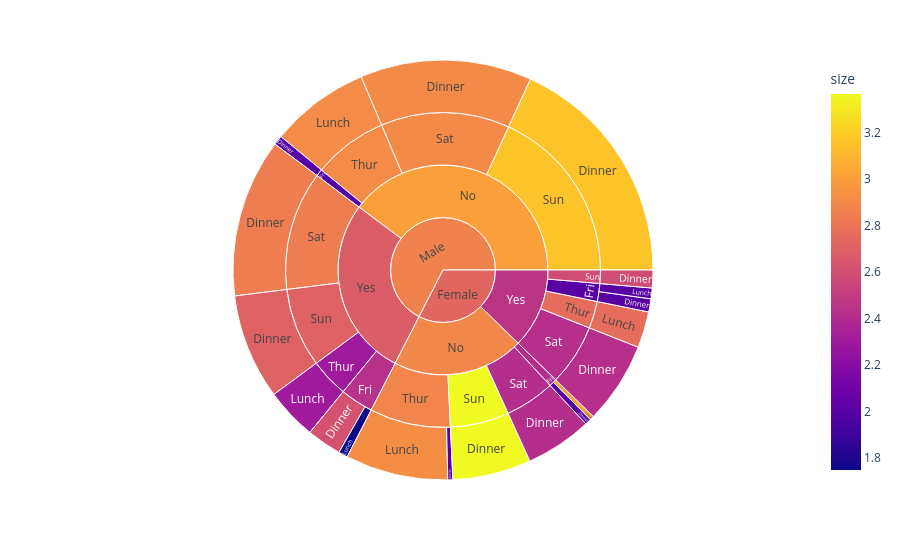

This figure's notebook cell:
### Code cell
px.sunburst(tips,path=['sex','smoker','day','time'],values='total_bill',color='size')

### Figure 1 — Plotly figure (JSON) as saved in the notebook; plotly's stock layout.template omitted (floating-point values rounded to 4 significant figures)
{"data": [{"branchvalues": "total", "customdata": [[3.365], [3.159], [2.908], [2.421], [2.844], [2.427], [2.914], [2.312], [2.927], [2.621], [2.0], [2.0], [2.0], [2.59], [2.703], [2.763], [1.749], [2.0], [3.0], [2.0], [3.365], [3.159], [2.908], [2.421], [2.844], [2.427], [2.914], [2.312], [2.884], [2.439], [2.0], [2.0], [2.413], [2.59], [2.703], [2.763], [2.892], [3.007], [2.676], [2.457], [2.728], [2.871]], "domain": {"x": [0, 1], "y": [0, 1]}, "hovertemplate": "labels=%{label}<br>total_bill=%{value}<br>parent=%{parent}<br>id=%{id}<br>size=%{color}<extra></extra>", "ids": ["Female/No/Sun/Dinner", "Male/No/Sun/Dinner", "Male/No/Sat/Dinner", "Female/No/Sat/Dinner", "Male/Yes/Sat/Dinner", "Female/Yes/Sat/Dinner", "Male/No/Thur/Lunch", "Male/Yes/Thur/Lunch", "Female/No/Thur/Lunch", "Male/Yes/Fri/Dinner", "Male/No/Fri/Dinner", "Female/Yes/Fri/Dinner", "Female/No/Fri/Dinner", "Female/Yes/Sun/Dinner", "Male/Yes/Sun/Dinner", "Female/Yes/Thur/Lunch", "Male/Yes/Fri/Lunch", "Female/Yes/Fri/Lunch", "Female/No/Fri/Lunch", "Female/No/Thur/Dinner", "Female/No/Sun", "Male/No/Sun", "Male/No/Sat", "Female/No/Sat", "Male/Yes/Sat", "Female/Yes/Sat", "Male/No/Thur", "Male/Yes/Thur", "Female/No/Thur", "Male/Yes/Fri", "Male/No/Fri", "Female/Yes/Fri", "Female/No/Fri", "Female/Yes/Sun", "Male/Yes/Sun", "Female/Yes/Thur", "Female/No", "Male/No", "Male/Yes", "Female/Yes", "Female", "Male"], "labels": ["Dinner", "Dinner", "Dinner", "Dinner", "Dinner", "Dinner", "Lunch", "Lunch", "Lunch", "Dinner", "Dinner", "Dinner", "Dinner", "Dinner", "Dinner", "Lunch", "Lunch", "Lunch", "Lunch", "Dinner", "Sun", "Sun", "Sat", "Sat", "Sat", "Sat", "Thur", "Thur", "Thur", "Fri", "Fri", "Fri", "Fri", "Sun", "Sun", "Thur", "No", "No", "Yes", "Yes", "Female", "Male"], "marker": {"coloraxis": "coloraxis", "colors": [3.365, 3.159, 2.908, 2.421, 2.844, 2.427, 2.914, 2.312, 2.927, 2.621, 2.0, 2.0, 2.0, 2.59, 2.703, 2.763, 1.749, 2.0, 3.0, 2.0, 3.365, 3.159, 2.908, 2.421, 2.844, 2.427, 2.914, 2.312, 2.884, 2.439, 2.0, 2.0, 2.413, 2.59, 2.703, 2.763, 2.892, 3.007, 2.676, 2.457, 2.728, 2.871]}, "name": "", "parents": ["Female/No/Sun", "Male/No/Sun", "Male/No/Sat", "Female/No/Sat", "Male/Yes/Sat", "Female/Yes/Sat", "Male/No/Thur", "Male/Yes/Thur", "Female/No/Thur", "Male/Yes/Fri", "Male/No/Fri", "Female/Yes/Fri", "Female/No/Fri", "Female/Yes/Sun", "Male/Yes/Sun", "Female/Yes/Thur", "Male/Yes/Fri", "Female/Yes/Fri", "Female/No/Fri", "Female/No/Thur", "Female/No", "Male/No", "Male/No", "Female/No", "Male/Yes", "Female/Yes", "Male/No", "Male/Yes", "Female/No", "Male/Yes", "Male/No", "Female/Yes", "Female/No", "Female/Yes", "Male/Yes", "Female/Yes", "Female", "Male", "Male", "Female", "", ""], "type": "sunburst", "values": [291.5, 877.3, 637.7, 247.1, 589.6, 304.0, 369.7, 191.7, 381.6, 129.5, 34.95, 48.8, 22.75, 66.16, 392.1, 134.5, 34.16, 39.78, 15.98, 18.78, 291.5, 877.3, 637.7, 247.1, 589.6, 304.0, 369.7, 191.7, 400.4, 163.6, 34.95, 88.58, 38.73, 66.16, 392.1, 134.5, 977.7, 1920.0, 1337.0, 593.3, 1571.0, 3257.0]}], "layout": {"coloraxis": {"colorbar": {"title": {"text": "size"}}, "colorscale": [[0, "#0d0887"], [0.1111, "#46039f"], [0.2222, "#7201a8"], [0.3333, "#9c179e"], [0.4444, "#bd3786"], [0.5556, "#d8576b"], [0.6667, "#ed7953"], [0.7778, "#fb9f3a"], [0.8889, "#fdca26"], [1, "#f0f921"]]}, "legend": {"tracegroupgap": 0}, "margin": {"t": 60}}}
